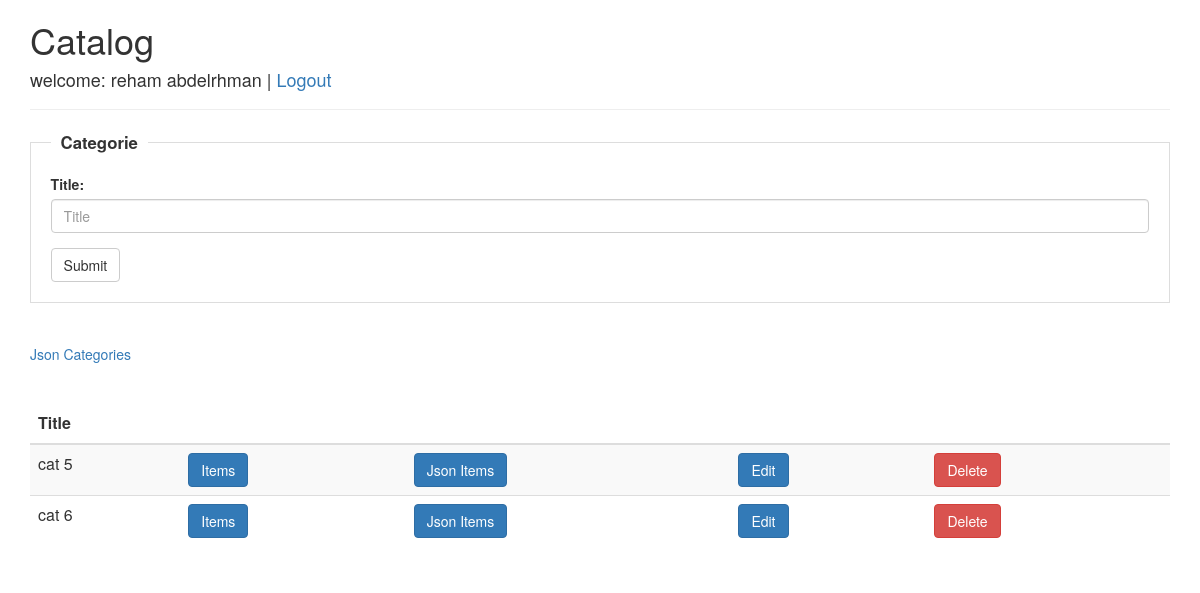
The page /NewCateogrie (signed in) on the database as committed earlier.
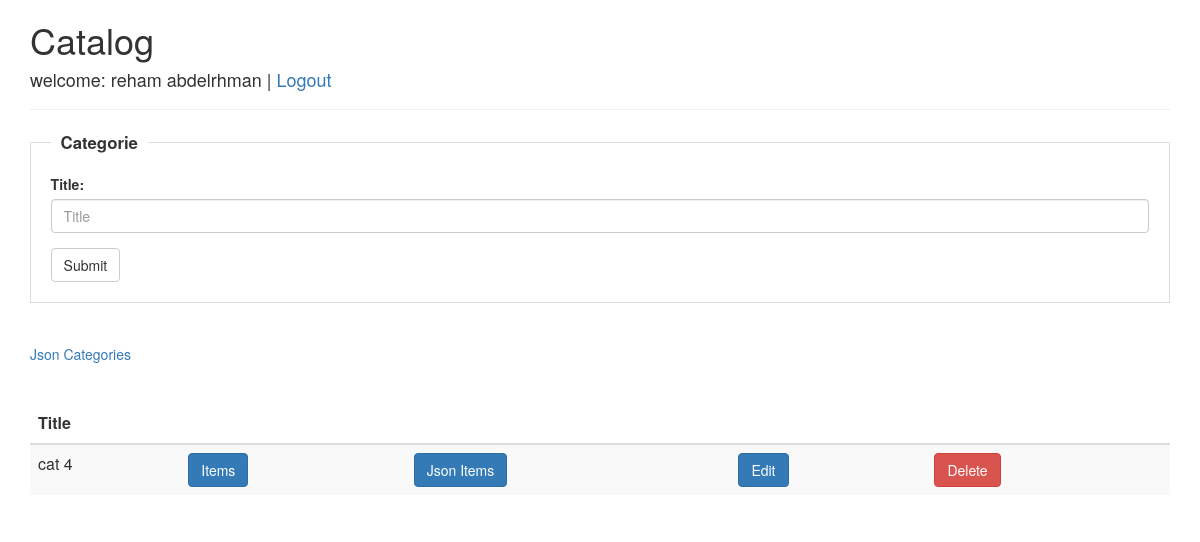
The same page on the database as committed later.
### database_setup.py (models this page shows, shortened)
class Categorie(Base):
    __tablename__ = "categorie"
    id = Column(Integer, primary_key=True)
    name = Column(String(50), unique=True, nullable=False)
    created_by = Column(Integer, nullable=False)

### web_server.py (the view, shortened to what this page needs)
@app.route('/NewCateogrie', methods=['GET','POST'])
def AddCategorie():
    if not session.get('UserId'):
        return redirect(url_for('Login'))
    if request.method == 'GET':
        categories = dbsession.query(Categorie).filter_by(
                created_by=session['UserId']).all()
        return render_template('NewCategorie.html', categories=categories)

### templates/NewCategorie.html (shortened to what this page needs)
<html>
<head>
  <link rel="stylesheet" href="https://maxcdn.bootstrapcdn.com/bootstrap/3.3.7/css/bootstrap.min.css">
</head>
<body>
<div class="container">
<h1>Catalog</h1>
<h4>welcome: {{session['Name']}} | <a href="/Logout">Logout</a></h4>
<hr />
  <form id="item" action="" method="post">
  <fieldset class="scheduler-border">
    <legend class="scheduler-border">Categorie</legend>
    <div class="form-group">
      <label for="itemname">Title:</label>
      <input placeholder="Title" type="text" tabindex="1" name="categoriename" class="form-control" maxlength="50" required>
    </div>
    <button type="submit" class="btn btn-default">Submit</button>
    </fieldset>
  </form>
  <br />
  {% if categories: %}
  <a href="CategoriesJSON" target="_blank">Json Categories</a>
  <br /><br /><br />
  {% endif %}
<table class="table table-striped">
  <thead>
    <tr>
      <th scope="col">Title</th>
      <th scope="col"></th><th scope="col"></th><th scope="col"></th><th scope="col"></th>
    </tr>
  </thead>
  <tbody>
  {% for i in categories %}
    <tr>
      <td>{{i.name}}</td>
      <td><button type="button" class="btn btn-primary" onclick="Items('{{i.id}}')">Items</button></td>
      <td><button type="button" class="btn btn-primary" onclick="ItemsJSON('{{i.id}}')">Json Items</button></td>
      <td><button type="button" class="btn btn-primary" onclick="Edit('{{i.id}}')">Edit</button></td>
      <td><button type="button" class="btn btn-danger" onclick="Delete('{{i.id}}')">Delete</button></td>
    </tr>
  {% endfor %}
  </tbody>
</table>
</div>
</body>
</html>

### templates/NewCategorie.html (style rules this page uses)
fieldset.scheduler-border { border: 1px groove #ddd !important; padding: 0 1.4em 1.4em 1.4em !important; margin: 0 0 1.5em 0 !important; -webkit-box-shadow: 0px 0px 0px 0px #000; box-shadow: 0px 0px 0px 0px #000; }
legend.scheduler-border { font-size: 1.2em !important; font-weight: bold !important; text-align: left !important; width:auto; padding:0 10px; border-bottom:none; }

Rows that differ between the two databases and show on the page:
removed Categorie: name "cat 6"
changed Categorie: name "cat 5" → "cat 4"
